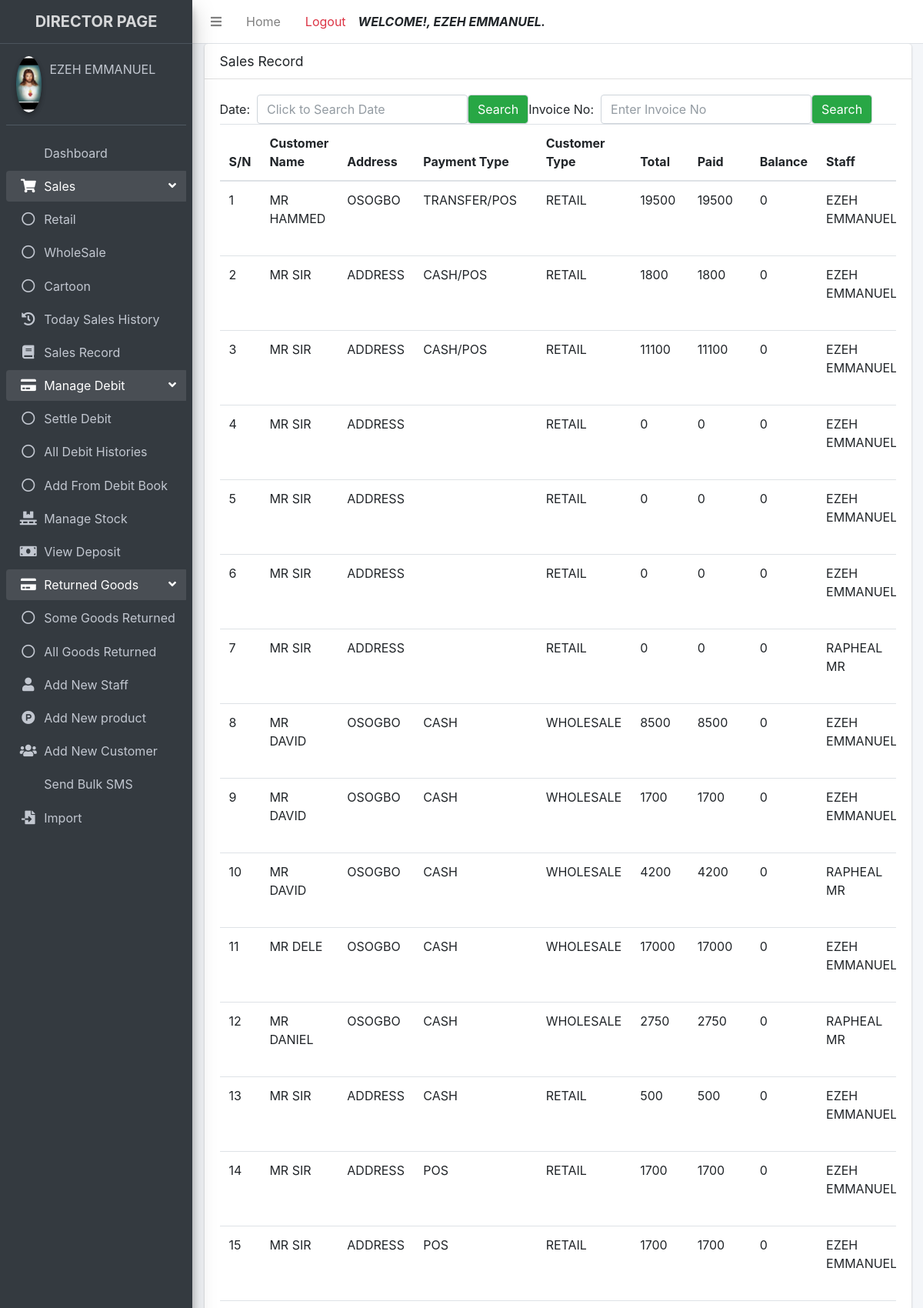
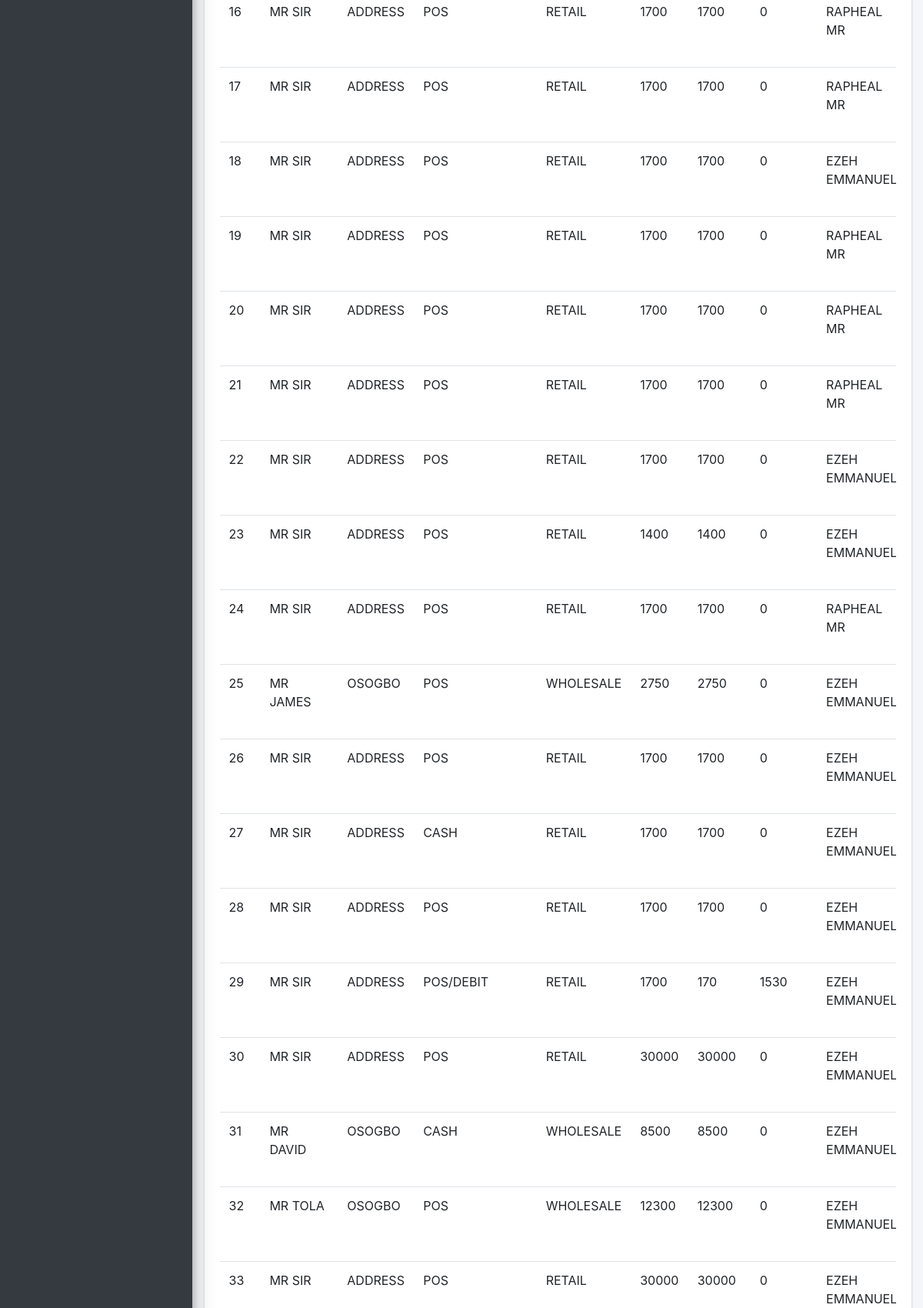
Page /director/search_record.php (signed in, upper part) on the committed database (2 pictures, top to bottom).
### tables this page shows
CREATE TABLE `registered` (
  `id` int(11) NOT NULL AUTO_INCREMENT,
  `firstname` varchar(255) NOT NULL,
  `lastname` varchar(255) NOT NULL,
  `username` varchar(255) NOT NULL,
  `password` varchar(255) NOT NULL,
  `role` varchar(10) NOT NULL,
  `passport` varchar(255) NOT NULL,
  `status` varchar(10) NOT NULL,
  `date_registered` timestamp NOT NULL DEFAULT current_timestamp(),
  PRIMARY KEY (`id`)
);

CREATE TABLE `sales` (
  `id` int(11) NOT NULL AUTO_INCREMENT,
  `customer_name` varchar(255) NOT NULL,
  `address` varchar(255) NOT NULL,
  `invoice_no` varchar(255) NOT NULL,
  `payment_type` varchar(255) NOT NULL,
  `customer_type` varchar(255) NOT NULL,
  `total` varchar(255) NOT NULL,
  `cash` varchar(255) NOT NULL,
  `transfer` varchar(255) NOT NULL,
  `pos` varchar(250) NOT NULL,
  `old_deposit` varchar(250) NOT NULL,
  `deposit` varchar(255) NOT NULL,
  `transport` varchar(250) NOT NULL,
  `balance` varchar(255) NOT NULL,
  `staff_name` varchar(255) NOT NULL,
  `date` varchar(255) NOT NULL,
  `username` varchar(255) NOT NULL,
  `bank` varchar(255) NOT NULL,
  PRIMARY KEY (`id`)
);

### director/search_record.php (the view, shortened to what this page needs)
<?php
include "includes/header.php";
include "includes/navbar.php";
include "includes/sidebar.php";
$mod = new Model();
?>
<link rel="stylesheet" href="../assets/datepicker/jquery_ui.css">
</body>
<section class="content">
    <div class="container-fluid">
        <div class="row">
            <div class="col-12">
                <div class="card">
                    <div class="card-header d-print-none text-center" style="text-align:center">
                        <h2 class="card-title">Sales Record</h2>
                    </div>
                    <div class="card-body">
                        <form class="sticky-top">
                            <div class="form-inline d-print-none">
                                Date: &nbsp; <input class="form-control" type="text" id="rDate" placeholder="Click to Search Date" />
                                <input type="button" class="form-control bg-success" onclick="record(document.getElementById('rDate').value)" value="Search">
                                Invoice No: &nbsp; <input class="form-control" type="text" id="invoice" placeholder="Enter Invoice No" />
                                <input type="button" class="form-control bg-success" onclick="findInvoice(document.getElementById('rDate').value,document.getElementById('invoice').value)" value="Search">
                            </div>
                        </form>
                        <div id="table" class="fixTableHead table-responsive">
                            <table class="table table-hover">
                                <thead>
                                    <tr>
                                        <th>S/N</th>
                                        <th>Customer Name</th>
                                        <th>Address</th>
                                        <th>Payment Type</th>
                                        <th>Customer Type</th>
                                        <th>Total</th>
                                        <th>Paid</th>
                                        <th>Balance</th>
                                        <th>Staff</th>
                                    </tr>
                                </thead>
                                <tbody>
                                    <?php
                                    $id = 0;
                                    $select = $mod->showAllRecordSales();
                                    while ($row = mysqli_fetch_array($select)) { ?>
                                        <capital>
                                            <tr>
                                                <td style="text-transform:uppercase">
                                                    <?php echo ++$id ?>
                                                </td>
                                                <td style="text-transform:uppercase">
                                                    <?php echo $row['customer_name'] ?>
                                                </td>
                                                <td style="text-transform:uppercase">
                                                    <?php echo $row['address'] ?>
                                                </td>
                                                <td style="text-transform:uppercase">
                                                    <?php echo $row['payment_type'] ?>
                                                </td>
                                                <td style="text-transform:uppercase">
                                                    <?php echo $row['customer_type'] ?>
                                                </td>
                                                <td style="text-transform:uppercase">
                                                    <?php echo $row['total'] ?>
                                                </td>
                                                <td style="text-transform:uppercase">
                                                    <?php echo $row['deposit'] ?>
                                                </td>
                                                <td style="text-transform:uppercase">
                                                    <?php echo $row['balance'] ?>
                                                </td>
                                                <td style="text-transform:uppercase">
                                                    <?php echo $row['staff_name'] ?>
                                                </td>
                                            </tr>
                                        </capital>
                                    <?php }
                                    ?>
                                </tbody>
                            </table>
                        </div>
                    </div>
                </div>
            </div>
        </div>
    </div>
</section>
<?php
include "includes/footer.php";
?>

### director/includes/sidebar.php (shortened to what this page needs)
<aside class="main-sidebar sidebar-dark-primary elevation-4">
  <a href="#" class="brand-link text-center">
    <span class="brand-text font-weight-bold">DIRECTOR PAGE</span>
  </a>
  <div class="sidebar">
    <div class="user-panel mt-3 pb-3 mb-3 d-flex">
      <div class="image">
        <img src="<?php $mod = new Model; $mod->displayPassport();?>" class="img-circle elevation-2">
      </div>
      <div class="info">
        <a href="#" class="d-block"><?php echo $_SESSION["directorfullname"]?></a>
      </div>
    </div>
    <nav class="mt-2">
      <ul class="nav nav-pills nav-sidebar flex-column" data-widget="treeview" role="menu" data-accordion="false">
        <li class="nav-item">
          <a href="dashboard.php" class="nav-link <?php if ($_SERVER['PHP_SELF'] == '/emma_auto_investment/director/dashboard.php'){ echo "active"; } ?> ">
             <p>
                Dashboard
            </p>
         </a>
       </li>
       <li class="nav-item has-treeview menu-open">
          <a href="#" class="nav-link <?php if (($_SERVER['PHP_SELF'] == '/emma_auto_investment/director/retail.php') OR ($_SERVER['PHP_SELF'] == '/emma_auto_investment/director/wholesale.php') OR ($_SERVER['PHP_SELF'] == '/emma_auto_investment/director/carton.php')){ echo "active"; } ?>">
            <i class="nav-icon fas fa-shopping-cart"></i>
            <p>
              Sales
              <i class="right fas fa-angle-left"></i>
            </p>
          </a>
          <ul class="nav nav-treeview">
            <li class="nav-item">
              <a href="retail.php" class="nav-link  <?php if ($_SERVER['PHP_SELF'] == '/emma_auto_investment/director/retail.php'){ echo "active"; } ?>">
                <i class="far fa-circle nav-icon"></i>
                <p>Retail</p>
              </a>
            </li>
            <li class="nav-item">
              <a href="wholesales.php" class="nav-link  <?php if ($_SERVER['PHP_SELF'] == '/emma_auto_investment/director/wholesales.php'){ echo "active"; } ?>">
                <i class="far fa-circle nav-icon"></i>
                <p>WholeSale</p>
              </a>
            </li>
            <li class="nav-item">
              <a href="cartoon.php" class="nav-link  <?php if ($_SERVER['PHP_SELF'] == '/emma_auto_investment/director/cartoon.php'){ echo "active"; } ?>">
                <i class="far fa-circle nav-icon"></i>
                <p>Cartoon</p>
              </a>
            </li>
          </ul>
        </li>
       <li class="nav-item">
          <a href="sales_history.php" class="nav-link <?php if ($_SERVER['PHP_SELF'] == '/emma_auto_investment/director/sales_history.php'){ echo "active"; } ?>">
            <i class="nav-icon fa fa-history"></i>
             <p>
               Today Sales History
            </p>
         </a>
     </li>
     <li class="nav-item">
          <a href="search_record.php" class="nav-link <?php if ($_SERVER['PHP_SELF'] == '/emma_auto_investment/director/search_record.php'){ echo "active"; } ?>">
            <i class="nav-icon fa fa-book"></i>
             <p>
                Sales Record
            </p>
         </a>
     </li>
     <li class="nav-item has-treeview menu-open">
          <a href="#" class="nav-link <?php if (($_SERVER['PHP_SELF'] == '/emma_auto_investment/director/settle_debit.php') OR ($_SERVER['PHP_SELF'] == '/emma_auto_investment/director/debit_history.php') OR ($_SERVER['PHP_SELF'] == '/emma_auto_investment/director/debit_book.php')){ echo "active"; } ?>">
            <i class="nav-icon fa fa-credit-card"></i>
            <p>
              Manage Debit
              <i class="right fas fa-angle-left"></i>
            </p>
          </a>
          <ul class="nav nav-treeview">
            <li class="nav-item">
              <a href="settle_debit.php" class="nav-link  <?php if ($_SERVER['PHP_SELF'] == '/emma_auto_investment/director/settle_debit.php'){ echo "active"; } ?>">
                <i class="far fa-circle nav-icon"></i>
                <p>Settle Debit</p>
              </a>
            </li>
            <li class="nav-item">
              <a href="debit_history.php" class="nav-link  <?php if ($_SERVER['PHP_SELF'] == '/emma_auto_investment/director/debit_history.php'){ echo "active"; } ?>">
                <i class="far fa-circle nav-icon"></i>
                <p>All Debit Histories</p>
              </a>
            </li>
            <li class="nav-item">
              <a href="debit_book.php" class="nav-link  <?php if ($_SERVER['PHP_SELF'] == '/emma_auto_investment/director/debit_book.php'){ echo "active"; } ?>">
                <i class="far fa-circle nav-icon"></i>
                <p>Add From Debit Book</p>
              </a>
            </li>
          </ul>
        </li>
       <li class="nav-item">
          <a href="stock.php" class="nav-link <?php if ($_SERVER['PHP_SELF'] == '/emma_auto_investment/director/stock.php'){ echo "active"; } ?>">
            <i class="nav-icon fa fa-pallet"></i>
             <p>
                Manage Stock
            </p>
         </a>
       </li>
       <li class="nav-item">
          <a href="show_deposit.php" class="nav-link <?php if ($_SERVER['PHP_SELF'] == '/emma_auto_investment/director/show_deposit.php'){ echo "active"; } ?>">
            <i class="nav-icon fa fa-money-bill"></i>
             <p>
                View Deposit
            </p>
         </a>
       </li>
       <li class="nav-item has-treeview menu-open">
          <a href="#" class="nav-link <?php if (($_SERVER['PHP_SELF'] == '/emma_auto_investment/director/return_goods.php') OR ($_SERVER['PHP_SELF'] == '/emma_auto_investment/director/return_each_goods.php')){ echo "active"; } ?>">
            <i class="nav-icon fa fa-credit-card"></i>
            <p>
            Returned Goods
              <i class="right fas fa-angle-left"></i>
            </p>
          </a>
          <ul class="nav nav-treeview">
          <li class="nav-item">
              <a href="return_each_goods.php" class="nav-link  <?php if ($_SERVER['PHP_SELF'] == '/emma_auto_investment/director/return_each_goods.php'){ echo "active"; } ?>">
                <i class="far fa-circle nav-icon"></i>
                <p>Some Goods Returned</p>
              </a>
            </li>
            <li class="nav-item">
              <a href="return_goods.php" class="nav-link  <?php if ($_SERVER['PHP_SELF'] == '/emma_auto_investment/director/return_goods.php'){ echo "active"; } ?>">
                <i class="far fa-circle nav-icon"></i>
                <p>All Goods Returned</p>
              </a>
            </li>
          </ul>
        </li>
        <li class="nav-item">
          <a href="add_new_user.php" class="nav-link <?php if ($_SERVER['PHP_SELF'] == '/emma_auto_investment/director/add_new_user.php'){ echo "active"; } ?>">
            <i class="nav-icon fas fa-user"></i>
             <p>
             Add New Staff
            </p>
         </a>
       </li>
       <li class="nav-item">
          <a href="add_new_product.php" class="nav-link  <?php if ($_SERVER['PHP_SELF'] == '/emma_auto_investment/director/add_new_product.php'){ echo "active"; } ?>">
            <i class="nav-icon fab fa-product-hunt"></i>
             <p>
               Add New product
            </p>
         </a>
       </li>
       <li class="nav-item">
          <a href="add_new_customer.php" class="nav-link <?php if ($_SERVER['PHP_SELF'] == '/emma_auto_investment/director/add_new_customer.php'){ echo "active"; } ?>">
            <i class="nav-icon fas fa-users"></i>
             <p>
             Add New Customer
            </p>
         </a>
       </li>
       <li class="nav-item">
          <a href="bulk_sms.php" class="nav-link <?php if ($_SERVER['PHP_SELF'] == '/emma_auto_investment/director/bulk_sms.php'){ echo "active"; } ?>">
             <p>
             Send Bulk SMS
            </p>
         </a>
       </li>
        <li class="nav-item">
          <a href="import.php" class="nav-link <?php if ($_SERVER['PHP_SELF'] == '/emma_auto_investment/director/import.php'){ echo "active"; } ?>">
            <i class="nav-icon fa fa-file-import"></i>
             <p>
                Import
            </p>
         </a>
       </li>
      </ul>
    </nav>
  </div>
</aside>
<div class="content-wrapper">

### director/includes/header.php (style rules this page uses)
.fixTableHead { height: 75vh; }
.fixTableHead thead th { position: sticky; top: 0; background-color:white; }

### rows in the picture
registered: passport (picture)
sales: customer_name "MR HAMMED", address "OSOGBO", payment_type "TRANSFER/POS", customer_type "RETAIL", total "19500", deposit "19500", balance "0", staff_name "EZEH…"
sales: customer_name "MR SIR", address "ADDRESS", payment_type "CASH/POS", customer_type "RETAIL", total "1800", deposit "1800", balance "0", staff_name "EZEH…"
sales: customer_name "MR SIR", address "ADDRESS", payment_type "CASH/POS", customer_type "RETAIL", total "11100", deposit "11100", balance "0", staff_name "EZEH…"
sales: customer_name "MR SIR", address "ADDRESS", customer_type "RETAIL", total "0", deposit "0", balance "0", staff_name "EZEH…"
sales: customer_name "MR SIR", address "ADDRESS", customer_type "RETAIL", total "0", deposit "0", balance "0", staff_name "EZEH…"
sales: customer_name "MR SIR", address "ADDRESS", customer_type "RETAIL", total "0", deposit "0", balance "0", staff_name "EZEH…"
sales: customer_name "MR SIR", address "ADDRESS", customer_type "RETAIL", total "0", deposit "0", balance "0", staff_name "RAPHEAL MR"
sales: customer_name "MR DAVID", address "OSOGBO", payment_type "CASH", customer_type "WHOLESALE", total "8500", deposit "8500", balance "0", staff_name "EZEH…"
sales: customer_name "MR DAVID", address "OSOGBO", payment_type "CASH", customer_type "WHOLESALE", total "1700", deposit "1700", balance "0", staff_name "EZEH…"
sales: customer_name "MR DAVID", address "OSOGBO", payment_type "CASH", customer_type "WHOLESALE", total "4200", deposit "4200", balance "0", staff_name "RAPHEAL MR"
sales: customer_name "MR DELE", address "OSOGBO", payment_type "CASH", customer_type "WHOLESALE", total "17000", deposit "17000", balance "0", staff_name "EZEH…"
sales: customer_name "MR DANIEL", address "OSOGBO", payment_type "CASH", customer_type "WHOLESALE", total "2750", deposit "2750", balance "0", staff_name "RAPHEAL MR"
sales: customer_name "MR SIR", address "ADDRESS", payment_type "CASH", customer_type "RETAIL", total "500", deposit "500", balance "0", staff_name "EZEH…"
sales: customer_name "MR SIR", address "ADDRESS", payment_type "POS", customer_type "RETAIL", total "1700", deposit "1700", balance "0", staff_name "EZEH…"
sales: customer_name "MR SIR", address "ADDRESS", payment_type "POS", customer_type "RETAIL", total "1700", deposit "1700", balance "0", staff_name "EZEH…"
sales: customer_name "MR SIR", address "ADDRESS", payment_type "POS", customer_type "RETAIL", total "1700", deposit "1700", balance "0", staff_name "RAPHEAL MR"
sales: customer_name "MR SIR", address "ADDRESS", payment_type "POS", customer_type "RETAIL", total "1700", deposit "1700", balance "0", staff_name "RAPHEAL MR"
sales: customer_name "MR SIR", address "ADDRESS", payment_type "POS", customer_type "RETAIL", total "1700", deposit "1700", balance "0", staff_name "EZEH…"
sales: customer_name "MR SIR", address "ADDRESS", payment_type "POS", customer_type "RETAIL", total "1700", deposit "1700", balance "0", staff_name "RAPHEAL MR"
sales: customer_name "MR SIR", address "ADDRESS", payment_type "POS", customer_type "RETAIL", total "1700", deposit "1700", balance "0", staff_name "RAPHEAL MR"
sales: customer_name "MR SIR", address "ADDRESS", payment_type "POS", customer_type "RETAIL", total "1700", deposit "1700", balance "0", staff_name "RAPHEAL MR"
sales: customer_name "MR SIR", address "ADDRESS", payment_type "POS", customer_type "RETAIL", total "1700", deposit "1700", balance "0", staff_name "EZEH…"
sales: customer_name "MR SIR", address "ADDRESS", payment_type "POS", customer_type "RETAIL", total "1400", deposit "1400", balance "0", staff_name "EZEH…"
sales: customer_name "MR SIR", address "ADDRESS", payment_type "POS", customer_type "RETAIL", total "1700", deposit "1700", balance "0", staff_name "RAPHEAL MR"
sales: customer_name "MR JAMES", address "OSOGBO", payment_type "POS", customer_type "WHOLESALE", total "2750", deposit "2750", balance "0", staff_name "EZEH…"
sales: customer_name "MR SIR", address "ADDRESS", payment_type "POS", customer_type "RETAIL", total "1700", deposit "1700", balance "0", staff_name "EZEH…"
sales: customer_name "MR SIR", address "ADDRESS", payment_type "CASH", customer_type "RETAIL", total "1700", deposit "1700", balance "0", staff_name "EZEH…"
sales: customer_name "MR SIR", address "ADDRESS", payment_type "POS", customer_type "RETAIL", total "1700", deposit "1700", balance "0", staff_name "EZEH…"
sales: customer_name "MR SIR", address "ADDRESS", payment_type "POS/DEBIT", customer_type "RETAIL", total "1700", deposit "170", balance "1530", staff_name "EZEH…"
sales: customer_name "MR SIR", address "ADDRESS", payment_type "POS", customer_type "RETAIL", total "30000", deposit "30000", balance "0", staff_name "EZEH…"
sales: customer_name "MR DAVID", address "OSOGBO", payment_type "CASH", customer_type "WHOLESALE", total "8500", deposit "8500", balance "0", staff_name "EZEH…"
sales: customer_name "MR TOLA", address "OSOGBO", payment_type "POS", customer_type "WHOLESALE", total "12300", deposit "12300", balance "0", staff_name "EZEH…"
sales: customer_name "MR SIR", address "ADDRESS", payment_type "POS", customer_type "RETAIL", total "30000", deposit "30000", balance "0", staff_name "EZEH…"

### other values in the picture
$_SESSION["directorfullname"] "EZEH EMMANUEL"
